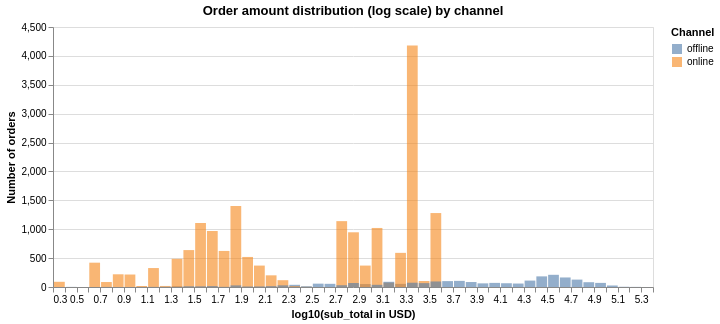

The notebook cell saved with this chart:
### Code cell
# Histogram of sub_total on log scale (the raw scale is dominated by extreme
# values). Log-transformation reveals the underlying bimodality between small online
# orders and large business orders.
money_df = df[['sub_total', 'online_order_flag']].copy()
money_df = money_df[money_df['sub_total'] > 0]
money_df['log10_sub_total'] = np.log10(money_df['sub_total'])
money_df['channel'] = np.where(money_df['online_order_flag'] == 1, 'online', 'offline')

alt.Chart(money_df.sample(n=min(20000, len(money_df)), random_state=0)).mark_bar(opacity=0.6).encode(
    x=alt.X('log10_sub_total:Q', bin=alt.Bin(maxbins=50),
            title='log10(sub_total in USD)'),
    y=alt.Y('count():Q', stack=None, title='Number of orders'),
    color=alt.Color('channel:N', title='Channel'),
    tooltip=[alt.Tooltip('count():Q', title='count'), 'channel']
).properties(width=600, height=260,
             title='Order amount distribution (log scale) by channel')

### Figure 1 — Vega-Lite specification as saved in the notebook (floating-point values rounded to 4 significant figures; data arrays with more than 128 entries replaced by an {"elided": "..."} marker saying what was removed)
{"config": {"view": {"continuousWidth": 300, "continuousHeight": 300}}, "data": {"name": "data-3c982678011db181448fcf52c073d3f7"}, "mark": {"type": "bar", "opacity": 0.6}, "encoding": {"color": {"field": "channel", "title": "Channel", "type": "nominal"}, "tooltip": [{"aggregate": "count", "title": "count", "type": "quantitative"}, {"field": "channel", "type": "nominal"}], "x": {"bin": {"maxbins": 50}, "field": "log10_sub_total", "title": "log10(sub_total in USD)", "type": "quantitative"}, "y": {"aggregate": "count", "stack": null, "title": "Number of orders", "type": "quantitative"}}, "height": 260, "title": "Order amount distribution (log scale) by channel", "width": 600, "$schema": "https://vega.github.io/schema/vega-lite/v5.20.1.json", "datasets": {"data-3c982678011db181448fcf52c073d3f7": {"elided": "20000 records"}}}
